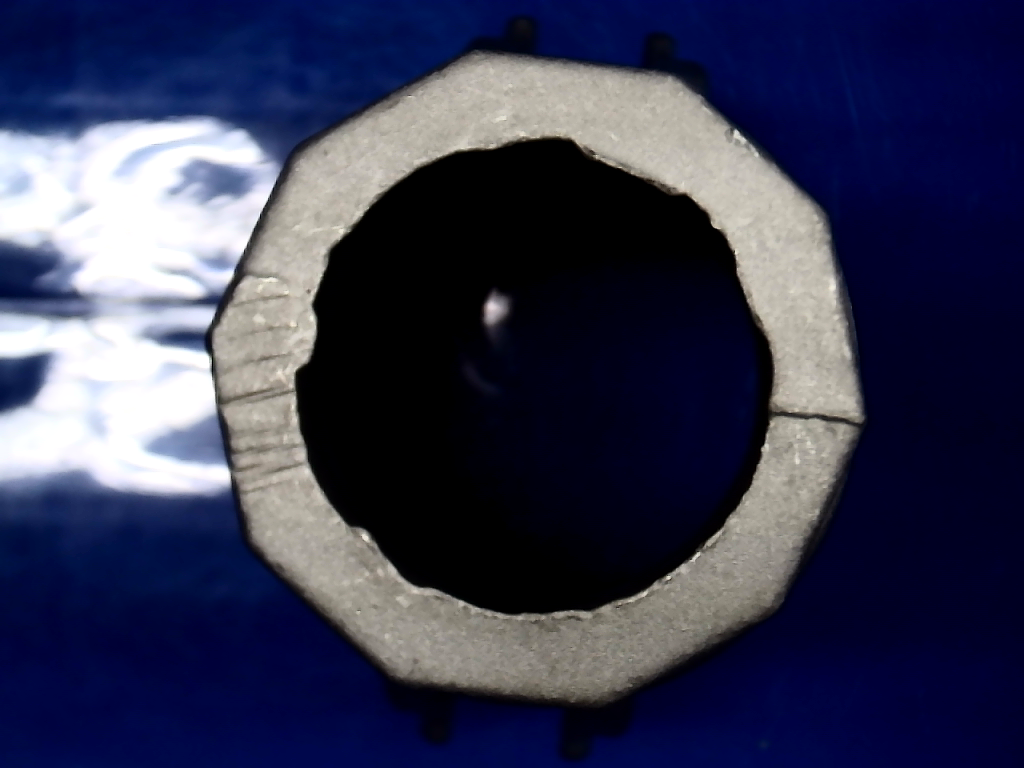
//> input picture VisionMethodRecord/4.bmp, 1024 x 768 px
$ ./CMVision   (built with g++ and OpenCV 4)
//> lines starting //> are read from the running program, lines starting //| are printed output that depends on the picture
### VisionMethodRecord/stdafx.h
// stdafx.h : 标准系统包含文件的包含文件，
// 或是经常使用但不常更改的
// 特定于项目的包含文件
//

#pragma once

#include "targetver.h"

#include <stdio.h>
#include <tchar.h>


// TODO:  在此处引用程序需要的其他头文件

### VisionMethodRecord/CMVision.cpp
#include "stdafx.h"
#include "opencv2/highgui/highgui.hpp"
#include "opencv2/imgproc/imgproc.hpp"
#include <iostream>
using namespace std;
using namespace cv;
double Hbin = 90;
double Sbin = 40;
double Vbin = 40;
void extractHSV(Mat &image, vector<bool> &Hclass, vector<bool> &Sclass, vector<bool> &Vclass)
{
	int nChannel = image.channels();
	int nRows = image.rows;
	int nCols = image.cols;
	if (image.isContinuous())
	{
		nCols *= nRows;
		nRows = 1;
	}
	uchar *p;
	int Hindex = 0;
	int Sindex = 0;
	int Vindex = 0;
	for(int i = 0; i < nRows; i++)
		for (int j = 0; j < nCols; j++)
		{
			p = image.ptr<uchar>(i);
			Hindex = p[j*nChannel] / (180 / Hbin);
			Sindex = *(p + j*nChannel + 1) / (256 / Sbin);
			Vindex = *(p + j*nChannel + 2) / (256 / Vbin);
			Hclass[Hindex] = 1;
			Sclass[Sindex] = 1;
			Vclass[Vindex] = 1;
		}
}

void removeBack(Mat &image, vector<bool> &Hclass, vector<bool> &Sclass, vector<bool> &Vclass)
{
	int nChannel = image.channels();
	int nRows = image.rows;
	int nCols = image.cols;
	if (image.isContinuous())
	{
		nCols *= nRows;
		nRows = 1;
	}
	uchar *p;
	int Hindex = 0;
	int Sindex = 0;
	int Vindex = 0;
	for (int i = 0; i < nRows; i++)
		for (int j = 0; j < nCols; j++)
		{
			p = image.ptr<uchar>(i);
			Hindex = *(p + j*nChannel) / (180 / Hbin);
			Sindex = *(p + j*nChannel + 1) / (256 / Sbin);
			Vindex = *(p + j*nChannel + 2) / (256 / Vbin);
			if (Hclass[Hindex] && Sclass[Sindex] && Vclass[Vindex])
			{
				for (int k = 0; k < 3; k++)
					*(p + j*nChannel + k) = 0;
			}
		}
}

int main()
{
	Mat src = imread("4.bmp");
//> src is the input picture: 768 rows x 1024 cols, CV_8UC3; mean B, G, R 83, 57, 54.8
	//Mat back = imread("testback.jpg");
	Mat back = imread("1.bmp");
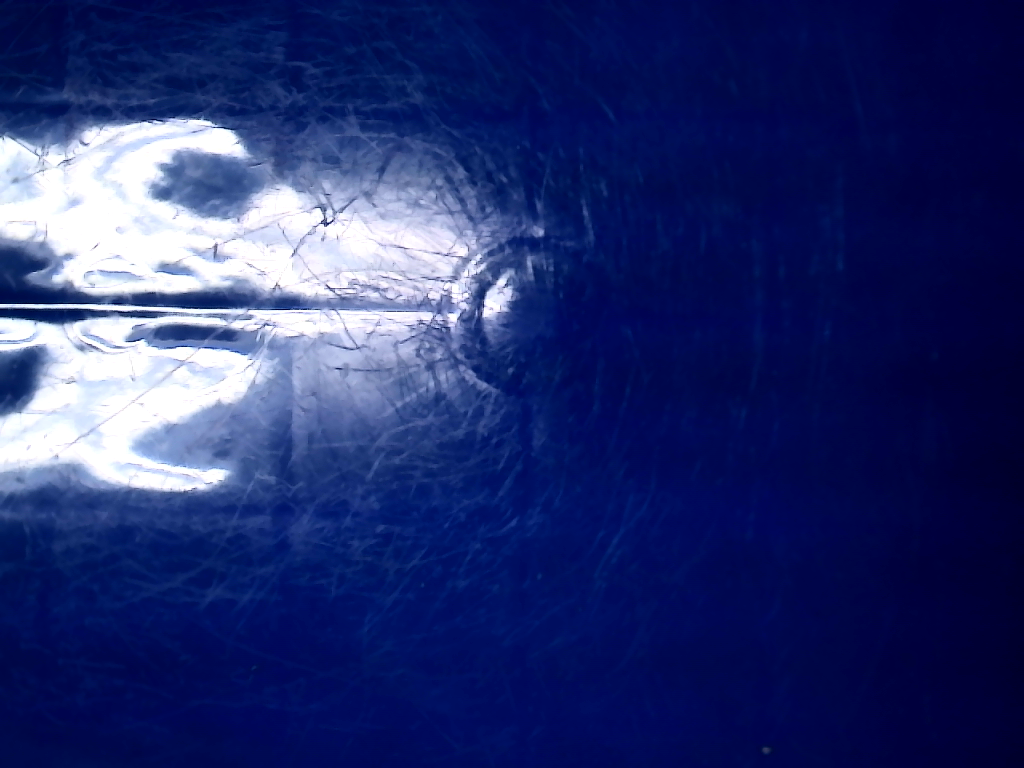
//> input picture VisionMethodRecord/1.bmp, 1024 x 768 px
//> back is the input picture: 768 rows x 1024 cols, CV_8UC3; mean B, G, R 109.4, 47.8, 36.6
	cvtColor(src, src, CV_BGR2HSV);
//> src: 768 rows x 1024 cols, CV_8UC3; mean H, S, V 83.5, 153.3, 85.9
	cvtColor(back, back, CV_BGR2HSV);
//> back: 768 rows x 1024 cols, CV_8UC3; mean H, S, V 111.6, 211.6, 109.4
	vector<bool> Hclass(Hbin, 0);
	vector<bool> Sclass(Sbin, 0);
	vector<bool> Vclass(Vbin, 0);
	extractHSV(back, Hclass, Sclass, Vclass);
//> the loop in extractHSV, `for(int i = 0; i < nRows; i++)` made 1 pass
//> (Hindex, Sindex, Vindex) on pass 1: (60, 39, 6)
//> after the loop in extractHSV, `for(int i = 0; i < nRows; i++)`: Hindex = 60; Sindex = 39; Vindex = 6; Hclass = 90 values, max 1 at index 0, min 0 at index 2, mean 0.578; Sclass = 40 values from 1 to 1; Vclass = 40 values from 0 to 1
//> Sclass = 40 values from 1 to 1; Vclass = 40 values from 0 to 1
	//extractHSV(src, Hclass, Sclass, Vclass);
	removeBack(src, Hclass, Sclass, Vclass);
//> the loop in removeBack, `for (int i = 0; i < nRows; i++)` made 1 pass
//> after the loop in removeBack, `for (int i = 0; i < nRows; i++)`: image: 768 rows x 1024 cols, CV_8UC3; mean H, S, V 15.6, 31.1, 13.3
//> after the loop in removeBack, `for (int i = 0; i < nRows; i++)`: Hindex = 60; Sindex = 39; Vindex = 6
	cvtColor(src, src, CV_HSV2BGR);
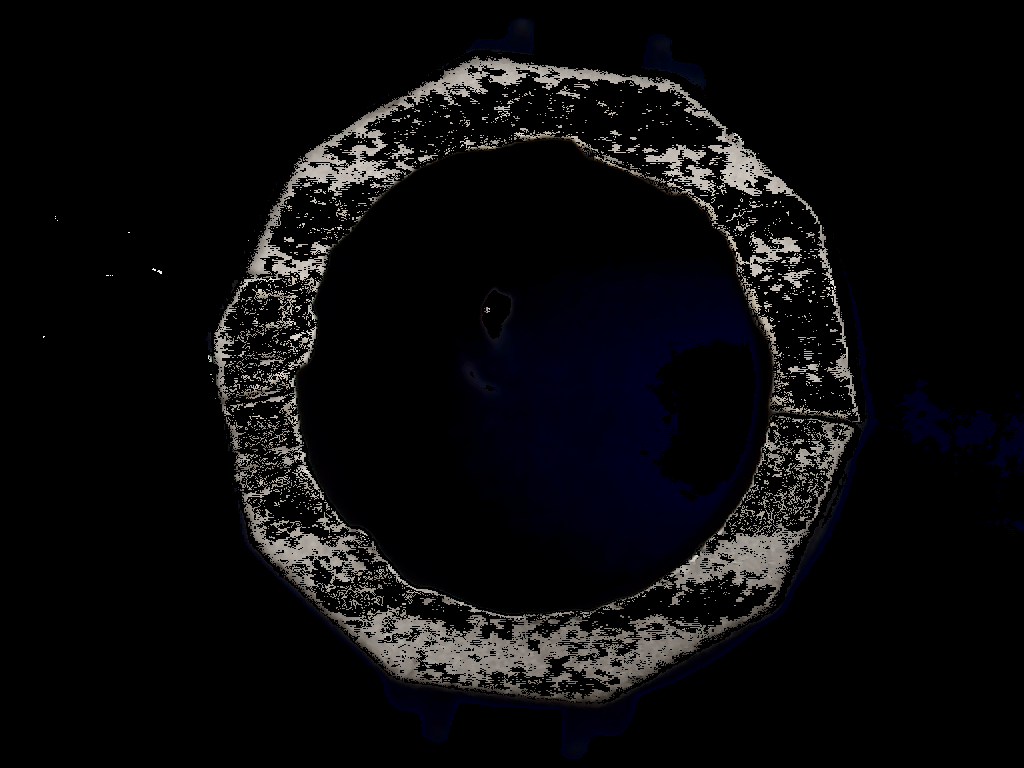
//> src: 768 rows x 1024 cols, CV_8UC3; mean B, G, R 12.2, 11, 11.4
	imshow("result", src);
	waitKey(0);
	return 0;
}
